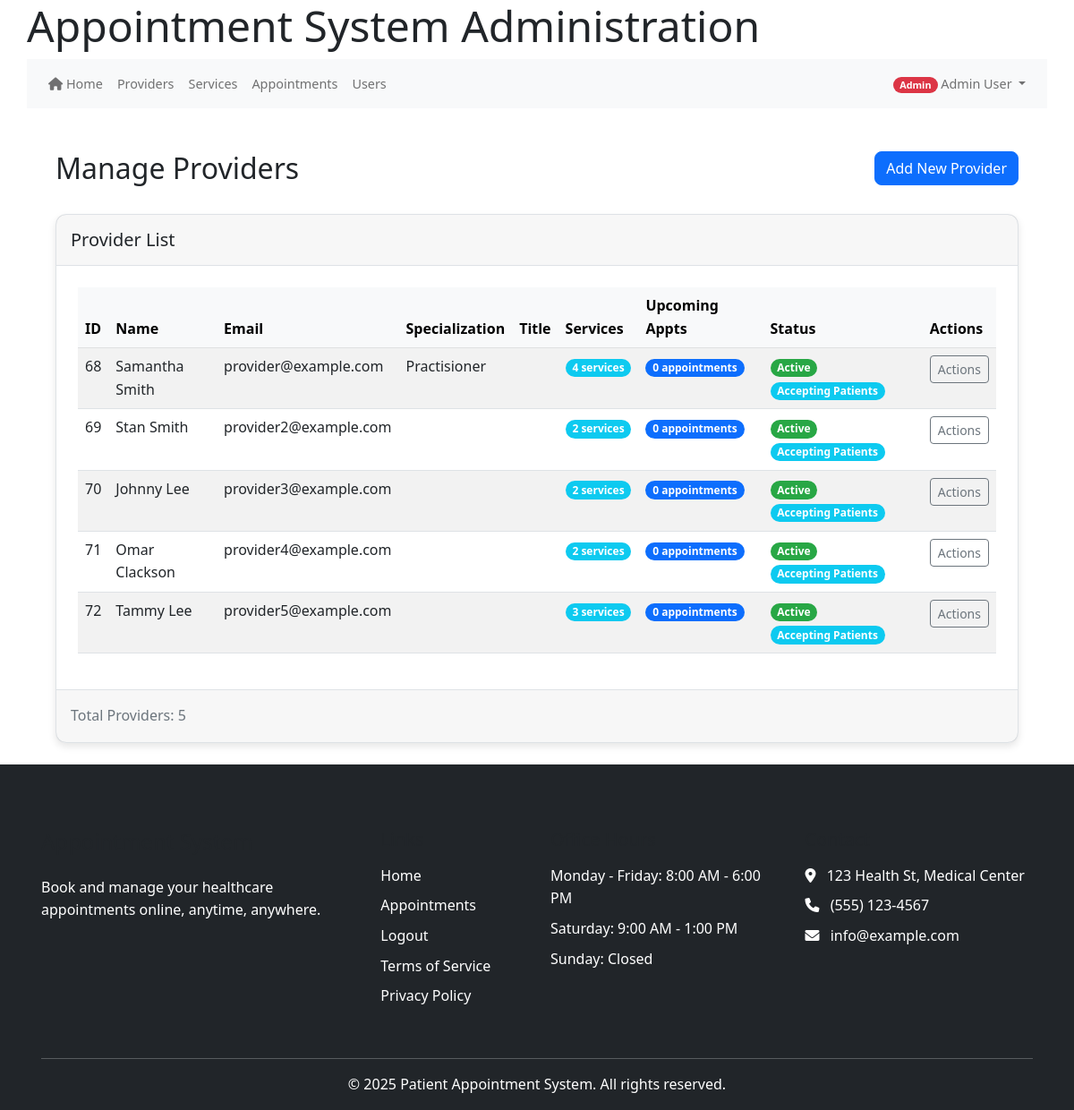
/index.php/admin/providers (signed in), run on the app's committed database.
### tables this page shows
CREATE TABLE IF NOT EXISTS `provider_profiles` (
  `profile_id` int(11) NOT NULL AUTO_INCREMENT,
  `provider_id` int(11) NOT NULL,
  `specialization` varchar(100) DEFAULT NULL,
  `title` varchar(50) DEFAULT NULL,
  `bio` text DEFAULT NULL,
  `accepting_new_patients` tinyint(1) DEFAULT 1,
  `max_patients_per_day` int(11) DEFAULT 20,
  `profile_image` varchar(255) DEFAULT NULL,
  `created_at` timestamp NOT NULL DEFAULT current_timestamp(),
  `updated_at` timestamp NOT NULL DEFAULT current_timestamp(),
  PRIMARY KEY (`profile_id`),
  KEY `provider_id` (`provider_id`)
);

CREATE TABLE IF NOT EXISTS `users` (
  `user_id` int(11) NOT NULL AUTO_INCREMENT,
  `email` varchar(255) NOT NULL,
  `password_hash` varchar(255) NOT NULL,
  `first_name` varchar(100) NOT NULL,
  `last_name` varchar(100) NOT NULL,
  `phone` varchar(20) DEFAULT NULL,
  `role` enum('patient','provider','admin','staff') NOT NULL,
  `is_active` tinyint(1) DEFAULT 1,
  `is_verified` tinyint(1) DEFAULT 0,
  `email_verified_at` datetime DEFAULT NULL,
  `created_at` datetime DEFAULT current_timestamp(),
  `last_login` datetime DEFAULT NULL,
  `verification_token` varchar(64) DEFAULT NULL,
  `reset_token` varchar(64) DEFAULT NULL,
  `reset_token_expires` datetime DEFAULT NULL,
  `token_expires` datetime DEFAULT NULL,
  `password_change_required` tinyint(1) DEFAULT 0,
  PRIMARY KEY (`user_id`)
);

### controllers/admin_controller.php (called while the page is built, shortened)
<?php
require_once MODEL_PATH . '/Provider.php';
class AdminController {
    protected $providerModel;
    public function __construct() {
        $this->db = get_db();
        $this->providerModel = new Provider($this->db);
    }
    public function providers() {
        $providers = $this->providerModel->getAll();
        include VIEW_PATH . '/admin/providers.php';
    }
}

### core/helpers.php (called while the page is built, shortened)
<?php
function base_url($path = '') {
    $protocol = isset($_SERVER['HTTPS']) && $_SERVER['HTTPS'] !== 'off' ? 'https' : 'http';
    $host = $_SERVER['HTTP_HOST'] ?? 'localhost';
    $script_name = $_SERVER['SCRIPT_NAME'];
    $base_dir = dirname($script_name);
    $base_url = "{$protocol}://{$host}{$base_dir}";
    $base_url = rtrim($base_url, '/');
    $path = ltrim($path, '/');
    return $path ? "{$base_url}/{$path}" : $base_url;
}

### public_html/bootstrap.php (called while the page is built, shortened)
<?php
require_once APP_ROOT . '/core/helpers.php';
require_once CORE_PATH . '/helpers.php';
function get_db() {
    static $db = null;
    if ($db === null) {
        if (defined('DB_HOST') && defined('DB_USER') && defined('DB_PASS') && defined('DB_NAME')) {
            $db = new mysqli(DB_HOST, DB_USER, DB_PASS, DB_NAME);
            $db->set_charset('utf8mb4');
        } else {
            throw new Exception("Database constants not defined");
        }
    }
    return $db;
}
return true;

### models/Provider.php (called while the page is built, shortened)
<?php
class Provider {
    private $db;
    public function __construct($db) {
        $this->db = $db;
    }
    public function getAll() {
        try {
            $stmt = $this->db->prepare("
                SELECT u.user_id, u.first_name, u.last_name, u.email, u.is_active,
                       pp.specialization, pp.title, pp.bio, pp.accepting_new_patients
                FROM users u
                JOIN provider_profiles pp ON u.user_id = pp.provider_id
                WHERE u.role = 'provider' AND u.is_active = 1
            ");
            $stmt->execute();
            $result = $stmt->get_result();
            return $result->fetch_all(MYSQLI_ASSOC) ?: [];
        } catch (Exception $e) {
            error_log("Error fetching all providers: " . $e->getMessage());
            return [];
        }
    }
}
?>

### views/admin/providers.php (the view, shortened to what this page needs)
<?php include VIEW_PATH . '/partials/header.php'; ?>
<div class="container-fluid my-4">
    <div class="row mb-4">
        <div class="col-md-6">
            <h2>Manage Providers</h2>
        </div>
        <div class="col-md-6 text-end">
            <a href="<?= base_url('index.php/admin/addProvider') ?>" class="btn btn-primary">
                <i class="bi bi-plus-circle"></i> Add New Provider
            </a>
        </div>
    </div>
    <div class="card shadow-sm mb-4">
        <div class="card-header py-3">
            <h5 class="mb-0">Provider List</h5>
        </div>
        <div class="card-body p-4">
            <div class="table-responsive">
                <table class="table table-striped table-hover">
                    <thead class="table-light">
                        <tr>
                            <th>ID</th>
                            <th>Name</th>
                            <th>Email</th>
                            <th>Specialization</th>
                            <th>Title</th>
                            <th>Services</th>
                            <th>Upcoming Appts</th>
                            <th>Status</th>
                            <th>Actions</th>
                        </tr>
                    </thead>
                    <tbody>
                        <?php if (empty($providers)): ?>
                            <tr>
                                <td colspan="9" class="text-center">No providers found.</td>
                            </tr>
                        <?php else: ?>
                            <?php
                            $providerCount = count($providers);
                            for ($i = 0; $i < $providerCount; $i++):
                            ?>
                                <tr>
                                    <td><?= $providers[$i]['user_id'] ?></td>
                                    <td><?= htmlspecialchars($providers[$i]['first_name'] . ' ' . $providers[$i]['last_name']) ?></td>
                                    <td><?= htmlspecialchars($providers[$i]['email']) ?></td>
                                    <td><?= htmlspecialchars($providers[$i]['specialization'] ?? 'N/A') ?></td>
                                    <td><?= htmlspecialchars($providers[$i]['title'] ?? 'N/A') ?></td>
                                    <td>
                                        <span class="badge bg-info">
                                            <?= $providers[$i]['service_count'] ?? 0 ?> services
                                        </span>
                                    </td>
                                    <td>
                                        <span class="badge bg-primary">
                                            <?= $providers[$i]['appointment_count'] ?? 0 ?> appointments
                                        </span>
                                    </td>
                                    <td>
                                        <?php if ($providers[$i]['is_active']): ?>
                                            <span class="badge bg-success">Active</span>
                                        <?php else: ?>
                                            <span class="badge bg-danger">Inactive</span>
                                        <?php endif; ?>
                                        <?php if (isset($providers[$i]['accepting_new_patients']) && $providers[$i]['accepting_new_patients']): ?>
                                            <span class="badge bg-info">Accepting Patients</span>
                                        <?php else: ?>
                                            <span class="badge bg-warning text-dark">Not Accepting</span>
                                        <?php endif; ?>
                                    </td>
                                    <td>
                                        <button type="button" class="btn btn-sm btn-outline-secondary"
                                                data-bs-toggle="modal" data-bs-target="#actionModal<?= $providers[$i]['user_id'] ?>">
                                            Actions <i class="bi bi-three-dots-vertical"></i>
                                        </button>
                                    </td>
                                </tr>
                            <?php endfor; ?>
                        <?php endif; ?>
                    </tbody>
                </table>
            </div>
        </div>
        <div class="card-footer text-muted py-3">
            <div class="d-flex justify-content-between align-items-center">
                <span>Total Providers: <?= count($providers) ?></span>
            </div>
        </div>
    </div>
</div>
<?php include VIEW_PATH . '/partials/footer.php'; ?>

### views/partials/header.php (style rules this page uses)
body { padding-top: 20px; padding-bottom: 20px; font-family: 'Segoe UI', Tahoma, Geneva, Verdana, sans-serif; }
.card { margin-bottom: 20px; border-radius: 12px; box-shadow: 0 4px 8px rgba(0,0,0,0.1) !important; transition: none !important; }

### views/partials/footer.php (style rules this page uses)
html, body { height: 100%; margin: 0; padding: 0; }
body { display: flex; flex-direction: column; min-height: 100vh; }

### data on the page
provider_profiles: provider.user_id "68", provider.last_name "Samantha Smith", provider.email "provider@example.com", specialization "Practisioner", service_count "4", appointment_count "0", accepting_new_patients "Accepting Patients"

### other printed values
$userRole "Admin"
$userName "Admin User"
$providers[$i]['user_id'] "69"
$providers[$i]['first_name'] . ' ' . $providers[$i]['last_name'] "Stan Smith"
$providers[$i]['email'] "provider2@example.com"
$providers[$i]['service_count'] "2"
$providers[$i]['appointment_count'] "0"
$providers[$i]['user_id'] "70"
$providers[$i]['first_name'] . ' ' . $providers[$i]['last_name'] "Johnny Lee"
$providers[$i]['email'] "provider3@example.com"
$providers[$i]['user_id'] "71"
$providers[$i]['first_name'] . ' ' . $providers[$i]['last_name'] "Omar Clackson"
$providers[$i]['email'] "provider4@example.com"
$providers[$i]['user_id'] "72"
$providers[$i]['first_name'] . ' ' . $providers[$i]['last_name'] "Tammy Lee"
